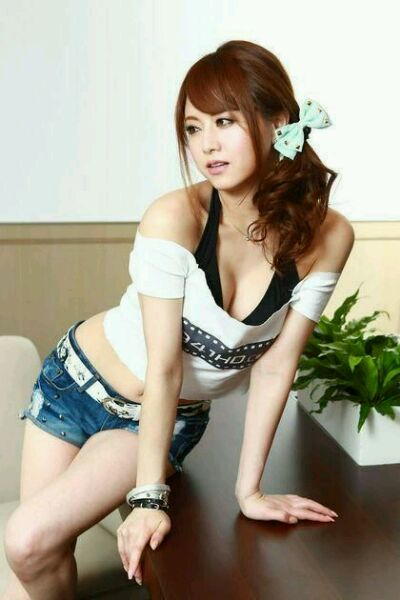
#> input picture 0.jpg, 400 x 600 px
$ python draw.py
#> lines starting #> are read from the running program, lines starting #| are printed output that depends on the picture
#coding=utf8
'''
Created on Apr 17, 2018

@author: zzm
'''
from PIL import Image
from matplotlib import pyplot as plt
from matplotlib.patches import Circle
img=Image.open('0.jpg')
#> img is the input picture: PIL image 400x600 RGB; mean R, G, B 166.9, 161.1, 144.3
img_gray=img.convert("L")
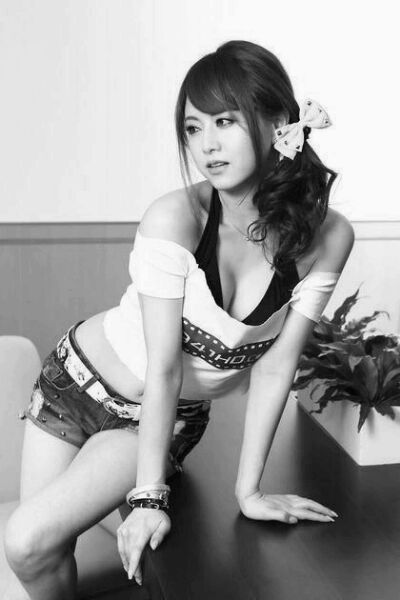
#> img_gray: PIL image 400x600 L; min 1, max 254, mean 160.9
fig=plt.figure()

ax=fig.add_subplot(121)
#第一个1代表一行，第二个2代表一列，第三个1代表，1行2列中的位置
'''
1 2
3 4
'''
ax.imshow(img)
ax.set_title("first")
#画线
pointx=[163,261,261,163,163]
pointy=[78,78,184,184,78]
ax.plot(pointx,pointy,'r')
#画点
ax.scatter(192,127)
ax.scatter(223,122)
#画圆
cir1=Circle(xy=(192,127),radius=20,alpha=0.1)
ax.add_patch(cir1)
plt.axis("off")

ax=fig.add_subplot(222)
ax.imshow(img_gray,cmap="gray")
ax.set_title("second")
plt.axis("off")


ax=fig.add_subplot(224)
ax.imshow(img_gray,cmap="gray") #以灰度图显示
ax.set_title("third")
plt.axis("off") #不显示刻度

plt.savefig("1.jpg") #如果放在plt.show()之后，会保存一张空图片
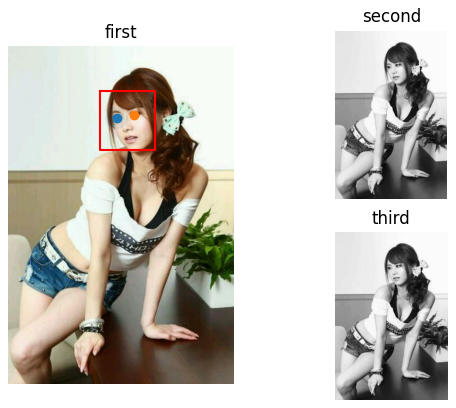
#> figure drawn by matplotlib, 3 panels
plt.show()
'''
或者先获取一下当前图片的‘句柄’
fig=plt.gcf()
plt.show()
fig.savefig('1.jpg',dpi=100)
'''
